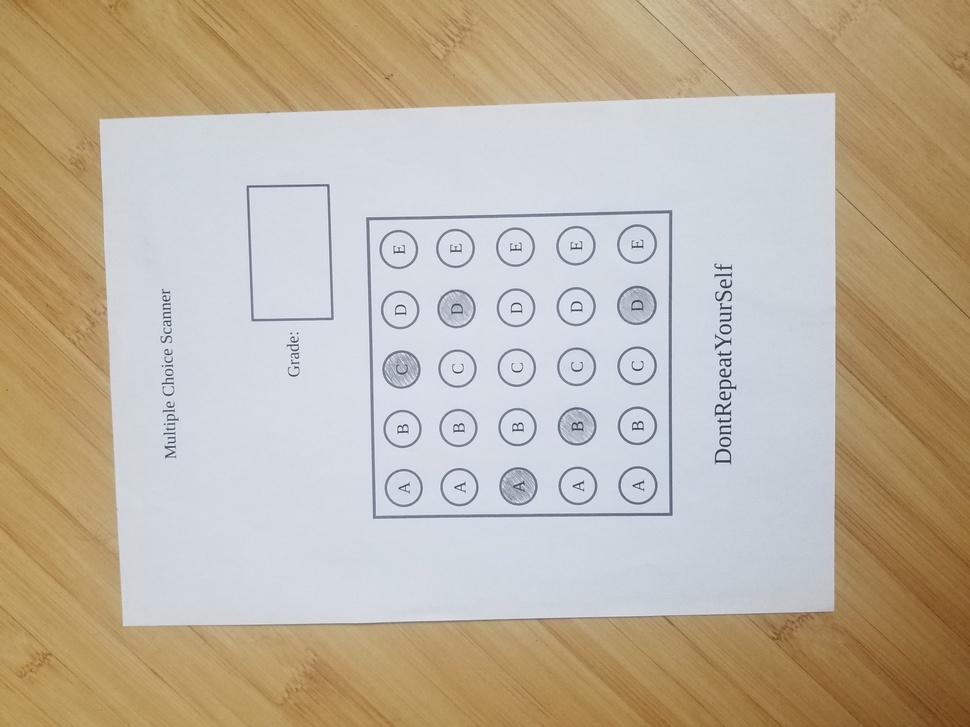
#> input picture images/2.jpg, 970 x 727 px, shrunk from 4032 x 3024 before the run
$ python main.py
#> lines starting #> are read from the running program, lines starting #| are printed output that depends on the picture; after the words box and inside, x2 and y2 are one past the last pixel; in counts of white or black regions, pixels touching at a corner belong together
import cv2
from PIL import Image
import matplotlib.pyplot as plt
import numpy as np
from imutils.perspective import four_point_transform


def display_img(path_img):
#> called with path_img = 'images/2.jpg'
    img = np.asarray(Image.open(path_img))
#> img is the input picture: shape (727, 970, 3); mean R, G, B 190.5, 178.6, 160.2
    imgplot = plt.imshow(img)
    plt.show()


def get_rect_cnts(contours): # a function is used to allow reuse of the code
    rect_cnts = []
    for cnt in contours:
        # approximate the contour
        peri = cv2.arcLength(cnt, True)
        approx = cv2.approxPolyDP(cnt, 0.02 * peri, True)
        # if the approximated contour is a rectangle ...
        if len(approx) == 4:  # looking for 4 points/corners of the same intensity
            # append it to our list
            rect_cnts.append(approx)
    # sort the contours from biggest to smallest
    rect_cnts = sorted(rect_cnts, key=cv2.contourArea, reverse=True)

    return rect_cnts


#load img
display_img("images/2.jpg")

img = cv2.imread("images/2.jpg")
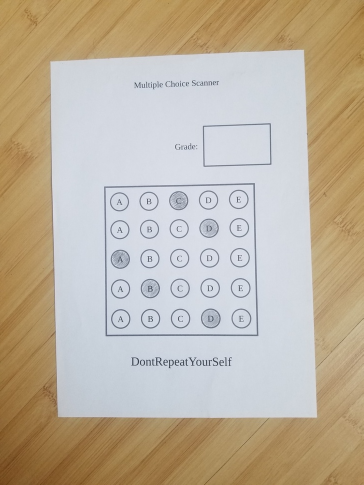
#> img: shape (970, 727, 3) (shown at 1/2 size); mean B, G, R 160.2, 178.6, 190.5
correct = ["A", "B", "C", "D", "E"]

gray_img = cv2.cvtColor(img, cv2.COLOR_BGR2GRAY)
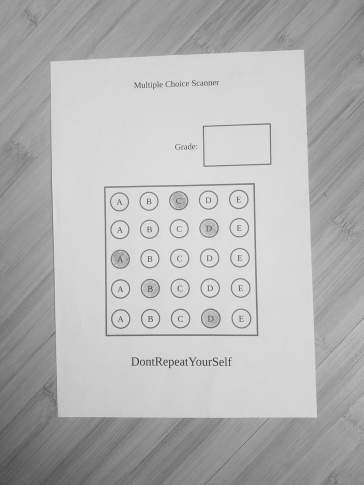
#> gray_img: shape (970, 727) (shown at 1/2 size); min 42, max 246, mean 180.1
blur_img = cv2.GaussianBlur(gray_img, (5, 5), 0)

ret, thresh = cv2.threshold(blur_img, 127, 255, 0)
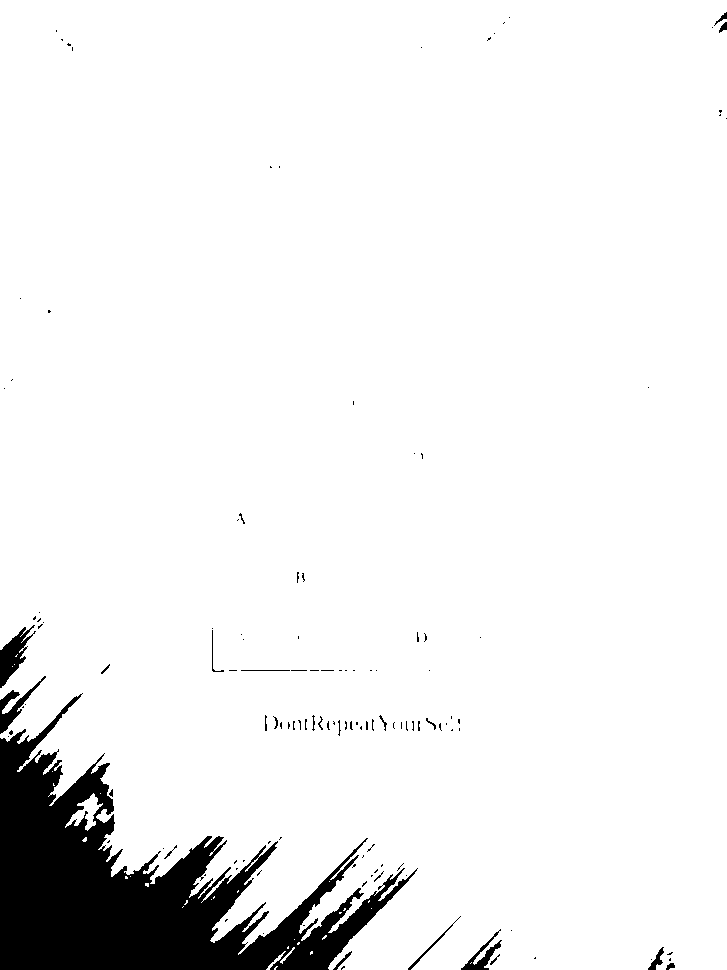
#> thresh: shape (970, 727); 93.5% white; 128 black regions (103 under 20 px)
contours, hierarchy = cv2.findContours(thresh, cv2.RETR_TREE, cv2.CHAIN_APPROX_SIMPLE)
#> contours = 204 contours, 169 with area under 20; largest, box (x1, y1, x2, y2) and area: (0, 0, 727, 970) 656748, (65, 793, 103, 831) 450, (211, 629, 225, 673) 110, (240, 669, 291, 672) 98, (378, 714, 388, 732) 50
edge_img = cv2.Canny(blur_img, 10, 70)
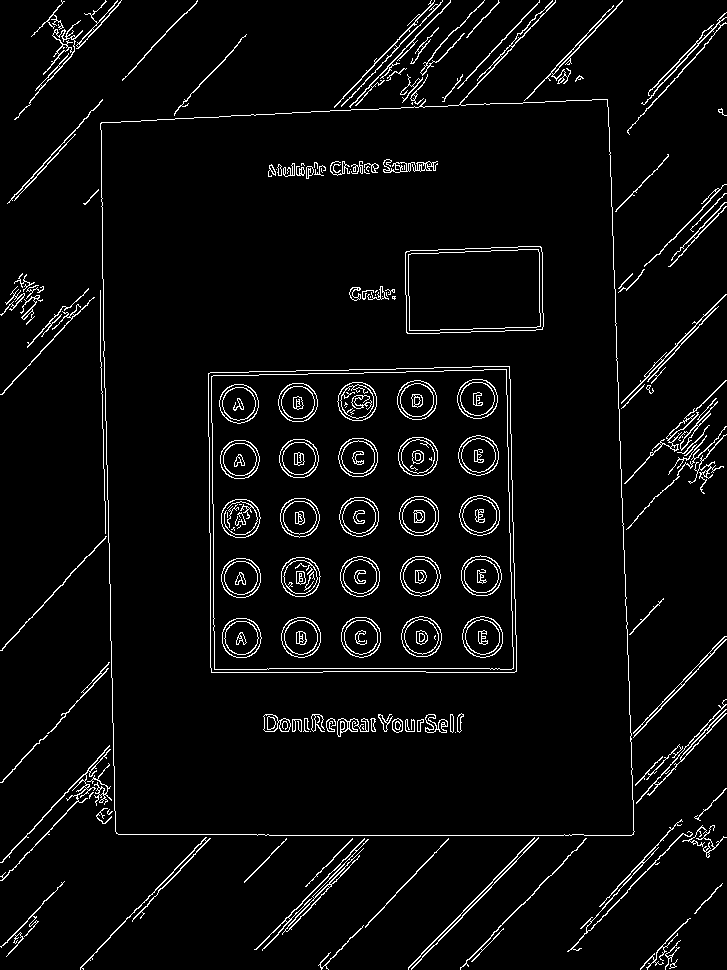
#> edge_img: shape (970, 727); 4.3% white in thin lines or dots
contours, _ = cv2.findContours(edge_img, cv2.RETR_LIST, cv2.CHAIN_APPROX_NONE)
#> contours = 437 contours, 139 with area under 20; largest, box (x1, y1, x2, y2) and area: (100, 0, 635, 836) 372566, (100, 99, 635, 836) 372392, (208, 366, 517, 673) 91771, (208, 366, 517, 673) 91769, (211, 369, 514, 670) 87809
cntr = get_rect_cnts(contours)
#> the loop in get_rect_cnts, `for cnt in contours:` made 437 passes
#> peri on passes 1 to 3: 13.9, 32.97, 12.49
#> after the loop in get_rect_cnts, `for cnt in contours:`: rect_cnts = 36 contours, 15 with area under 20; largest, box (x1, y1, x2, y2) and area: (100, 99, 634, 835) 368874, (208, 366, 517, 673) 91526, (208, 366, 517, 673) 90932, (211, 369, 514, 670) 87932, (211, 369, 514, 670) 87350
#> cntr has the same summary as rect_cnts in get_rect_cnts
document = four_point_transform(img, cntr[0].reshape(4, 2))
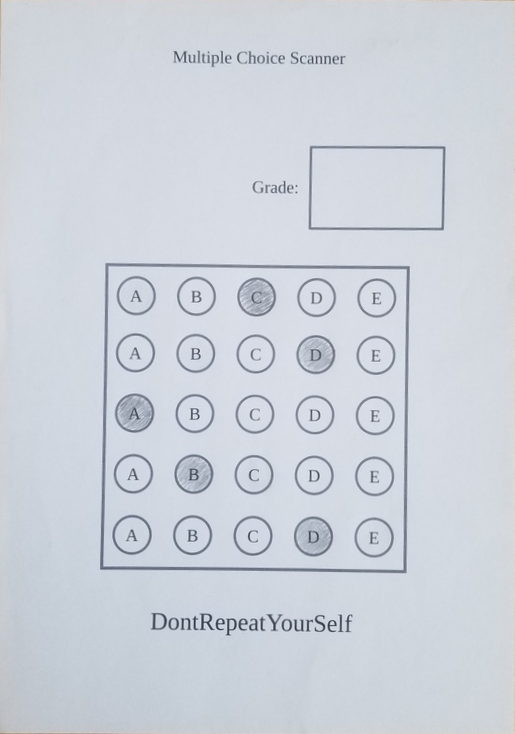
#> document: shape (734, 515, 3); mean B, G, R 219.2, 210.5, 205
# contor_img = cv2.drawContours(blur_img, contours, 1, (0,255,0), 3)


x,y,w,h = cv2.boundingRect(contours[2])
#> x = 667; y = 955; w = 6; h = 4
cropped_img = blur_img[y:y+h, x:x+w]
#> cropped_img = [[128, 128, 129, 130, 131, 134], [134, 134, 133, 132, 132, 135], [140, 137, 133, 130, 131, 135], [142, 136, 130, 127, 130, 135]]

cv2.imwrite('images/2_grey.jpg', gray_img)
cv2.imwrite('images/2_blur.jpg', blur_img)
cv2.imwrite('images/2_edge.jpg', edge_img)
#> (the run stopped early here; a loop or call above may not have finished)

$ run again, with images/1.jpg copied over images/2.jpg
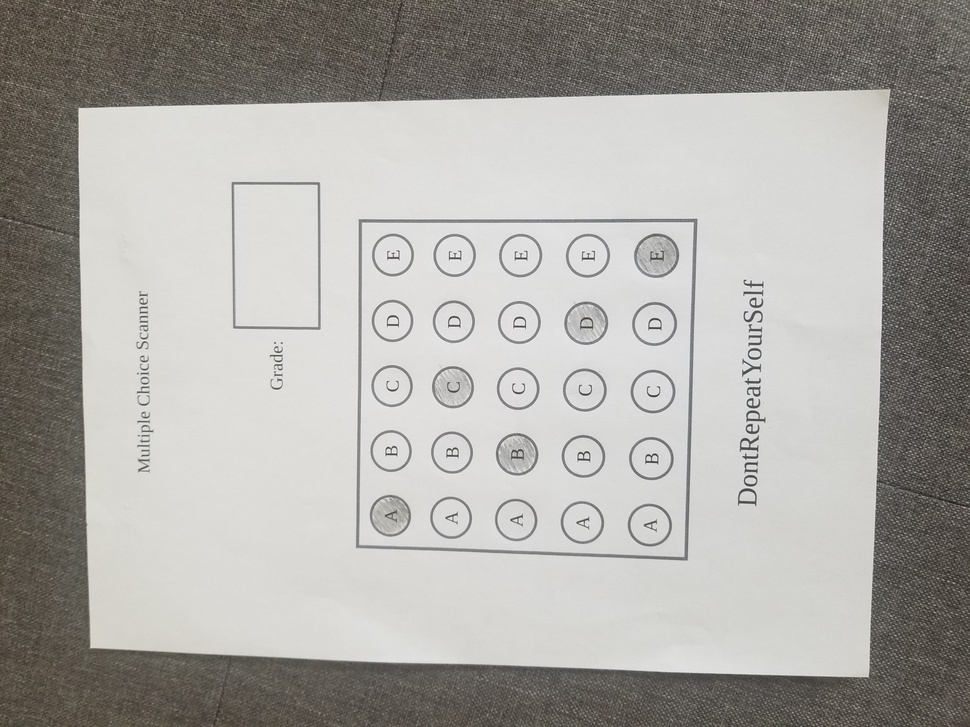
#> input picture images/1.jpg, 970 x 727 px, shrunk from 4032 x 3024 before the run
#> in display_img, img is the input picture: shape (727, 970, 3); mean R, G, B 170.1, 168.2, 163.9
#> img: shape (970, 727, 3)
#> `ret, thresh = cv2.threshold(blur_img, 127, 255, 0)`:
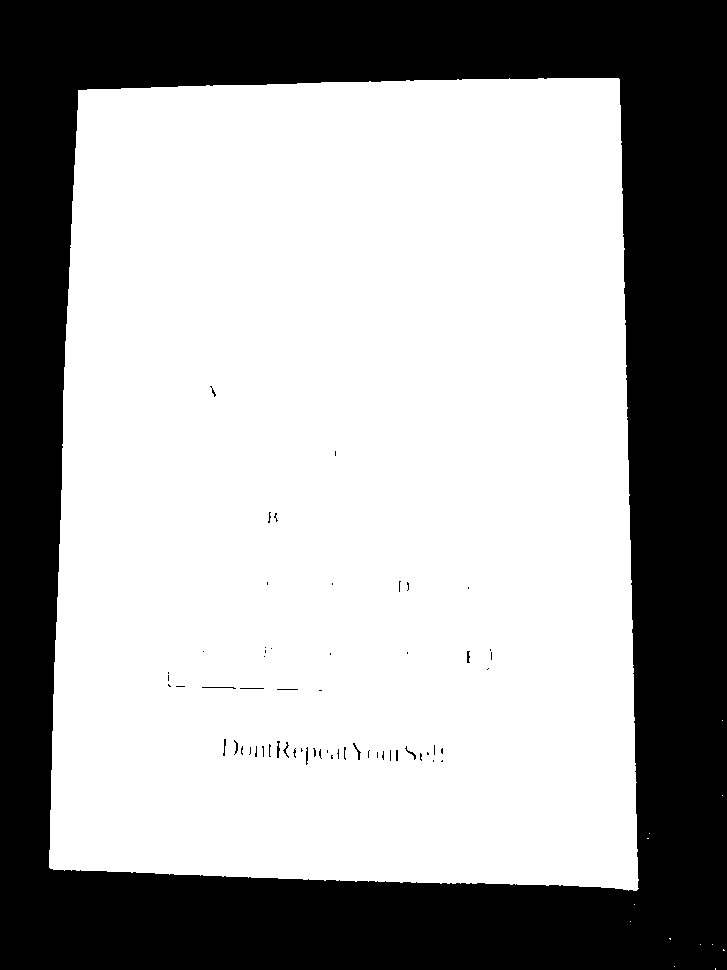
#> thresh: shape (970, 727); 64% white; 60 black regions (47 under 20 px)
#> `contours, hierarchy = cv2.findContours(thresh, cv2.RETR_TREE, cv2.CHAI..`: contours = 81 contours, 52 with area under 20; largest, box (x1, y1, x2, y2) and area: (49, 78, 639, 891) 450853, (201, 686, 237, 690) 69, (276, 740, 281, 759) 54, (352, 742, 362, 761) 54, (404, 745, 417, 761) 48
#> edge_img: shape (970, 727); 12.4% white in thin lines or dots
#> `contours, _ = cv2.findContours(edge_img, cv2.RETR_LIST, cv2.CHAIN_APPR..`: contours = 2701 contours, 1921 with area under 20; largest, box (x1, y1, x2, y2) and area: (49, 78, 640, 891) 450465, (49, 78, 638, 891) 450461, (166, 355, 509, 698) 112214, (166, 355, 509, 698) 112210, (169, 359, 505, 694) 107773
#> the loop in get_rect_cnts, `for cnt in contours:` made 2701 passes
#> peri on passes 1 to 3: 12.24, 8.24, 7.66
#> after the loop in get_rect_cnts, `for cnt in contours:`: rect_cnts = 323 contours, 307 with area under 20; largest, box (x1, y1, x2, y2) and area: (50, 78, 640, 890) 448227, (52, 78, 638, 890) 446237, (166, 356, 508, 698) 111768, (166, 355, 508, 698) 111124, (170, 359, 505, 694) 107620
#> cntr has the same summary as rect_cnts in get_rect_cnts
#> `document = four_point_transform(img, cntr[0].reshape(4, 2))`:
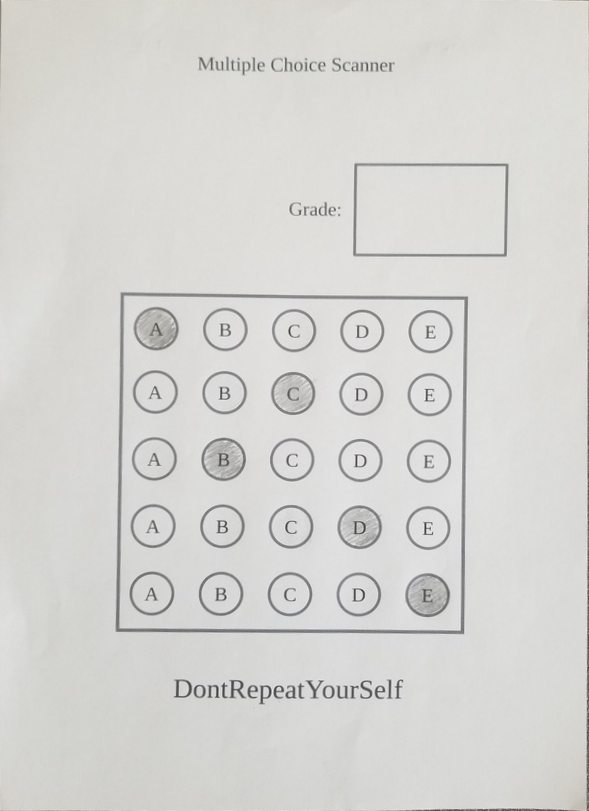
#> document: shape (811, 589, 3); mean B, G, R 210.4, 213.3, 213.8
#> x = 708; y = 966; w = 4; h = 3
#> cropped_img = [[105, 108, 108, 105], [111, 113, 113, 111], [109, 110, 110, 110]]

$ run again, with images/3.jpg copied over images/2.jpg
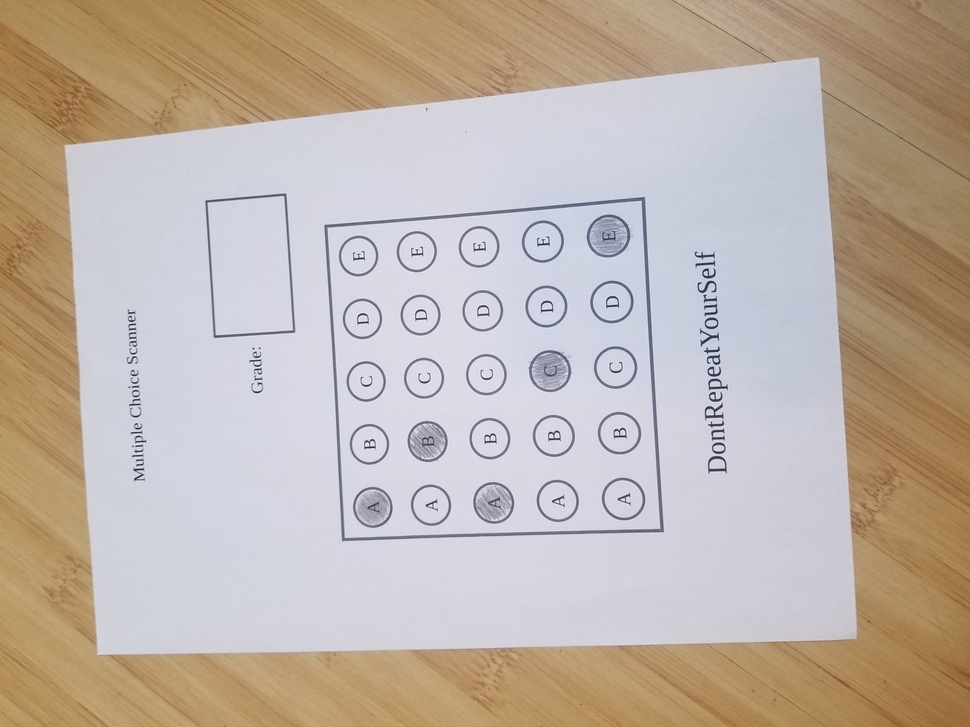
#> input picture images/3.jpg, 970 x 727 px, shrunk from 4032 x 3024 before the run
#> in display_img, img is the input picture: shape (727, 970, 3); mean R, G, B 190.9, 178.6, 168.8
#> img: shape (970, 727, 3)
#> `ret, thresh = cv2.threshold(blur_img, 127, 255, 0)`:
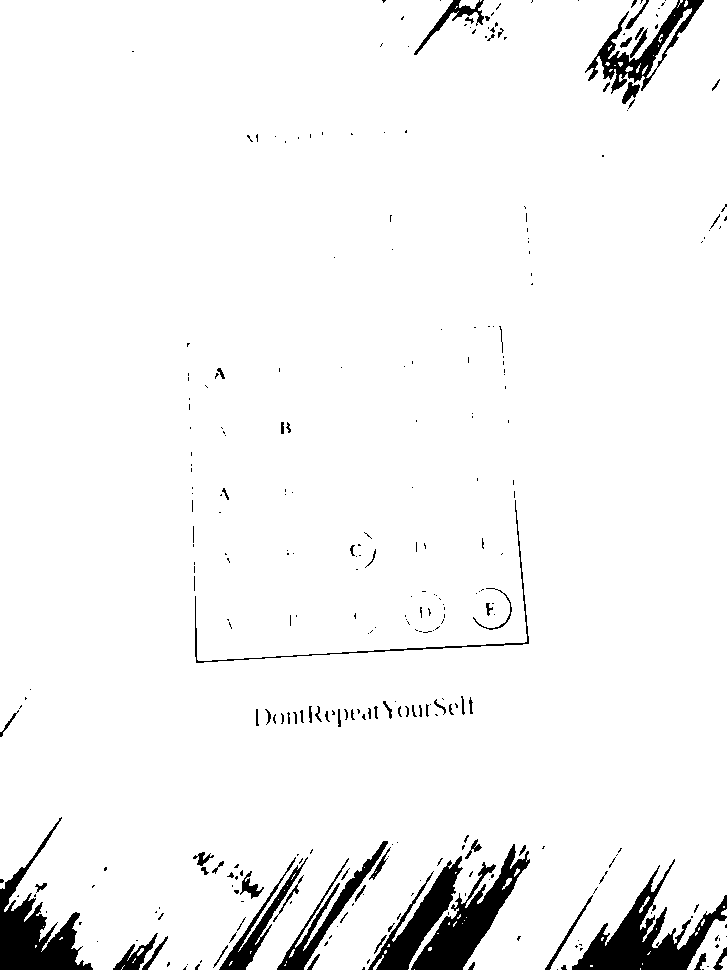
#> thresh: shape (970, 727); 95.5% white; 314 black regions (232 under 20 px)
#> `contours, hierarchy = cv2.findContours(thresh, cv2.RETR_TREE, cv2.CHAI..`: contours = 433 contours, 340 with area under 20; largest, box (x1, y1, x2, y2) and area: (0, 0, 727, 970) 672866, (194, 499, 530, 664) 1374, (687, 918, 727, 970) 960, (239, 870, 265, 900) 286, (621, 81, 641, 105) 225
#> edge_img: shape (970, 727); 4.5% white in thin lines or dots
#> `contours, _ = cv2.findContours(edge_img, cv2.RETR_LIST, cv2.CHAIN_APPR..`: contours = 472 contours, 154 with area under 20; largest, box (x1, y1, x2, y2) and area: (185, 324, 530, 664) 104501, (185, 324, 530, 664) 104499, (189, 327, 527, 661) 100178, (189, 327, 527, 661) 100175, (388, 205, 534, 296) 11474
#> the loop in get_rect_cnts, `for cnt in contours:` made 472 passes
#> peri on passes 5 to 7: 35.46, 184.6, 9.07
#> after the loop in get_rect_cnts, `for cnt in contours:`: rect_cnts = 33 contours, 17 with area under 20; largest, box (x1, y1, x2, y2) and area: (186, 324, 530, 664) 104344, (185, 324, 530, 664) 103756, (189, 327, 526, 660) 100176, (189, 327, 527, 661) 99621, (389, 205, 533, 295) 11182
#> cntr has the same summary as rect_cnts in get_rect_cnts
#> x = 116; y = 926; w = 25; h = 44
#> `cropped_img = blur_img[y:y+h, x:x+w]`:
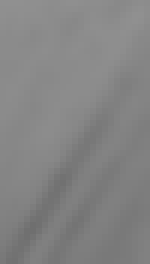
#> cropped_img: shape (44, 25) (shown 6 times larger); min 111, max 144, mean 131.8
